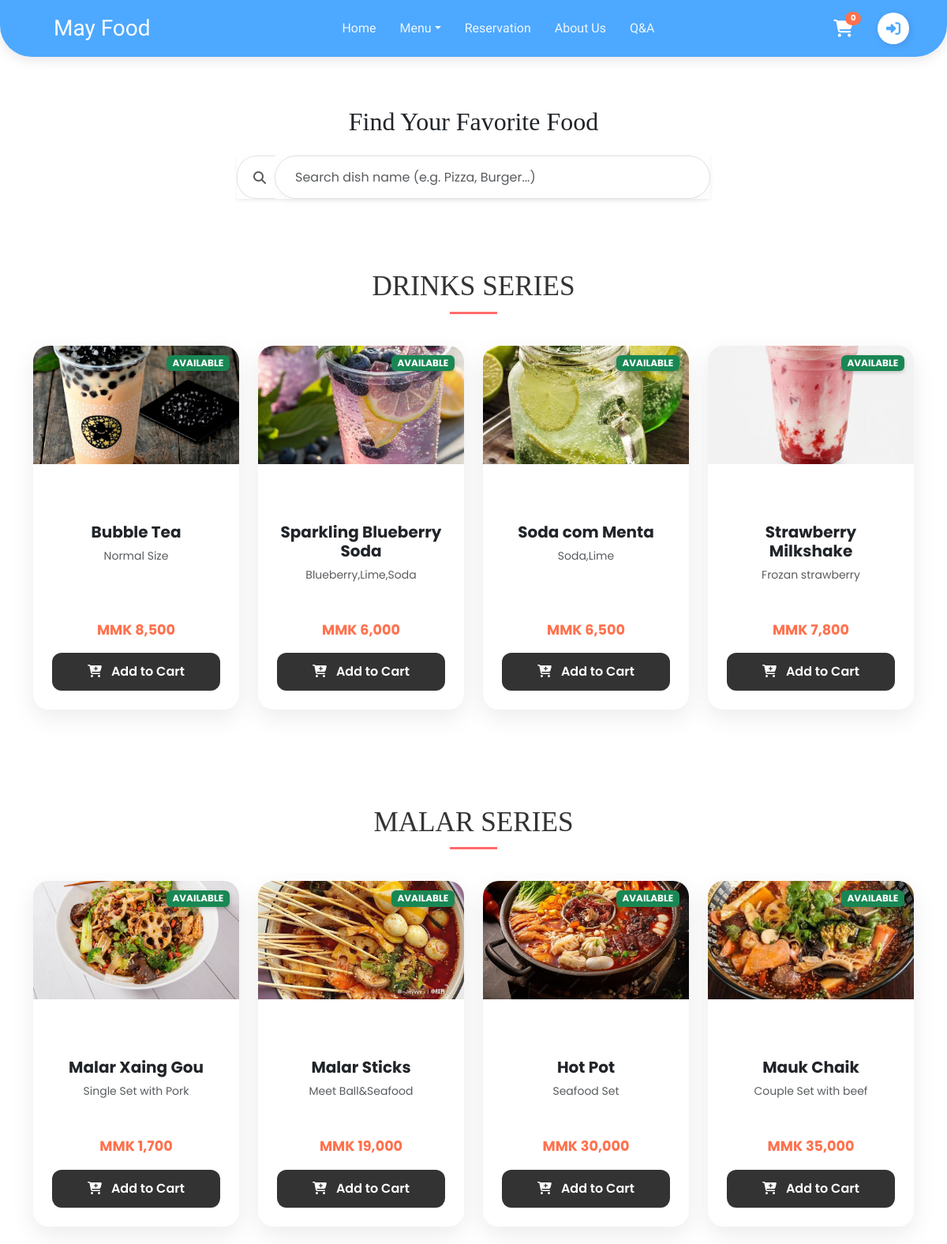
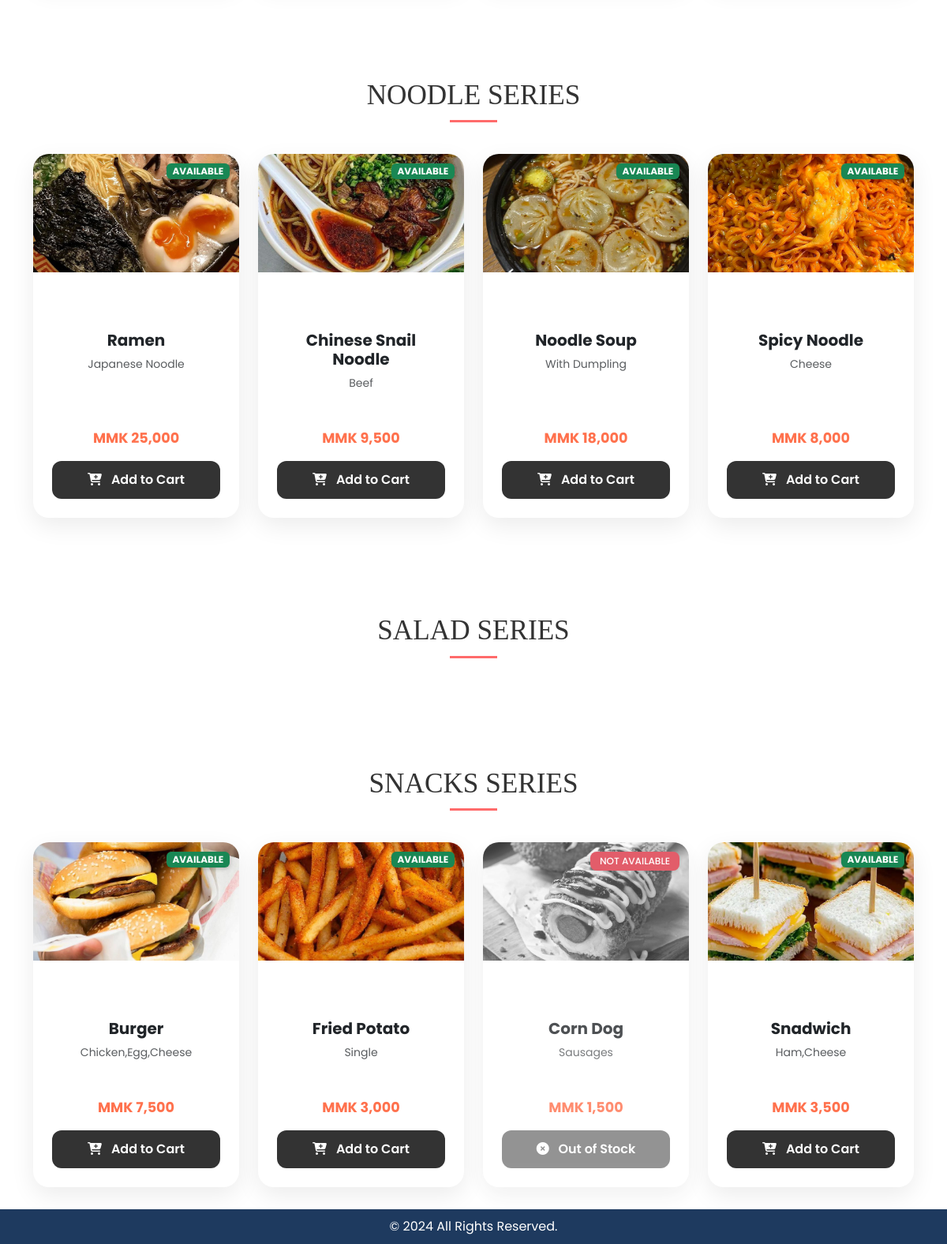
/menu.php?catId=6, run on the app's committed database (2 pictures, top to bottom).
### tables this page shows
CREATE TABLE `menucategory` (
  `catId` int(11) NOT NULL,
  `catName` varchar(255) NOT NULL
);

CREATE TABLE `menuitem` (
  `itemId` int(11) NOT NULL,
  `itemName` varchar(255) NOT NULL,
  `catId` int(11) NOT NULL,
  `price` decimal(10,2) NOT NULL,
  `status` enum('Available','Unavailable') NOT NULL DEFAULT 'Available',
  `description` text DEFAULT NULL,
  `image` varchar(255) NOT NULL,
  `is_popular` tinyint(1) NOT NULL DEFAULT 0
);

### menu.php (the view, shortened to what this page needs)
<?php
include 'db_connection.php';
$categoryQuery = 'SELECT mc.catId, mc.catName
                  FROM menucategory mc
                  INNER JOIN menuitem mi ON mc.catId = mi.catId
                  GROUP BY mc.catId';
$categoryResult = $conn->query($categoryQuery);
$categories = [];
if ($categoryResult) {
    while ($row = $categoryResult->fetch_assoc()) {
        $categories[] = $row;
    }
}
?>
<!DOCTYPE html>
<html lang="en">
<head>
    <link href="https://cdn.jsdelivr.net/npm/bootstrap@5.3.3/dist/css/bootstrap.min.css" rel="stylesheet">
    <link rel="stylesheet" href="https://cdnjs.cloudflare.com/ajax/libs/font-awesome/6.2.0/css/all.min.css" />
    <link rel="stylesheet" href="index.css">
    <link rel="stylesheet" href="menu.css?v=1.4">
</head>
<body>
<?php
if (isset($_SESSION['userloggedin']) && $_SESSION['userloggedin']) {
    include 'nav-logged.php';
} else {
    include 'navbar.php';
}
?>
<div class="container">
    <div class="search-container">
        <h2 class="text-center mb-4" style="font-family: 'Playfair Display', serif;">Find Your Favorite Food</h2>
        <div class="input-group shadow-sm">
            <span class="input-group-text"><i class="fas fa-search text-muted"></i></span>
            <input type="text" id="search-bar" class="form-control" placeholder="Search dish name (e.g. Pizza, Burger...)">
        </div>
    </div>
</div>
<div id="menu-container">
    <?php foreach ($categories as $category): ?>
        <section id="<?= strtolower(preg_replace('/\s+/', '-', $category['catName'])) ?>" class="container mb-5 category-section">
            <div class="text-center">
                <h1 class="menu-section-title"><?= strtoupper($category['catName']) ?></h1>
            </div>
            <div class="row">
                <?php
                $stmt = $conn->prepare('SELECT * FROM menuitem WHERE catId = ?');
                $stmt->bind_param("i", $category['catId']);
                $stmt->execute();
                $result = $stmt->get_result();
                while ($row = $result->fetch_assoc()):
                    $status = $row['status'];
                    $isUnavailable = ($status == 'Unavailable');
                ?>
                    <div class="col-md-6 col-lg-3 mb-4 menu-item">
                        <div class="card h-100 shadow-sm border-0 <?= $isUnavailable ? 'item-unavailable' : '' ?>">
                            <div style="height: 200px; overflow: hidden; position: relative;">
                                <img src="uploads/<?= htmlspecialchars($row['image']) ?>"
                                     class="card-img-top <?= $isUnavailable ? 'img-unavailable' : '' ?>"
                                     alt="<?= htmlspecialchars($row['itemName']) ?>"
                                     style="object-fit: cover; height: 100%; width: 100%;">
                                <?php if ($isUnavailable): ?>
                                    <span class="badge bg-danger status-badge">Not Available</span>
                                <?php else: ?>
                                    <span class="badge bg-success status-badge">Available</span>
                                <?php endif; ?>
                            </div>
                            <div class="card-body d-flex flex-column">
                                <h5 class="card-title fw-bold"><?= htmlspecialchars($row['itemName']) ?></h5>
                                <p class="card-text text-muted small flex-grow-1"><?= htmlspecialchars($row['description']) ?></p>
                                <div class="price-tag mb-3 fw-bold">MMK <?= number_format($row['price']) ?></div>
                                <button class="btn <?= $isUnavailable ? 'btn-secondary' : 'btn-warning' ?> w-100 addItemBtn" <?= $isUnavailable ? 'disabled' : '' ?>>
                                    <?php if ($isUnavailable): ?>
                                        <i class="fas fa-times-circle me-2"></i> Out of Stock
                                    <?php else: ?>
                                        <i class="fas fa-cart-plus me-2"></i> Add to Cart
                                    <?php endif; ?>
                                </button>
                            </div>
                        </div>
                    </div>
                <?php endwhile; ?>
            </div>
        </section>
    <?php endforeach; ?>
</div>
</body>
</html>

### navbar.php (shortened to what this page needs)
<?php
include 'db_connection.php';
$isLoggedIn = isset($_SESSION['userloggedin']) && $_SESSION['userloggedin'];
$useremail = $_SESSION['email'] ?? '';
$userinfo = ($isLoggedIn) ? get_UserInfo($useremail) : null;
$categories = [];
$sql = "SELECT catId, catName FROM menucategory ORDER BY catName ASC";
$result = $conn->query($sql);
if ($result) {
    while ($row = $result->fetch_assoc()) {
        $categories[] = $row;
    }
}
$current_page = basename($_SERVER['PHP_SELF']);
?>
<!DOCTYPE html>
<html lang="en">
<head>
    <link href="https://cdn.jsdelivr.net/npm/bootstrap@5.3.3/dist/css/bootstrap.min.css" rel="stylesheet">
    <link rel="stylesheet" href="https://cdnjs.cloudflare.com/ajax/libs/font-awesome/6.2.0/css/all.min.css">
</head>
<body>
    <nav class="navbar navbar-expand-md fixed-top">
        <div class="container-fluid px-lg-5">
            <a class="navbar-brand" href="index.php">May Food</a>
            <div class="offcanvas offcanvas-end" tabindex="-1" id="offcanvasNavbar">
                <div class="offcanvas-body" style="background: var(--brand-blue);">
                    <ul class="navbar-nav justify-content-center flex-grow-1">
                        <li class="nav-item">
                            <a class="nav-link <?= ($current_page == 'index.php') ? 'active' : '' ?>" href="index.php">Home</a>
                        </li>
                        <li class="nav-item dropdown">
                            <a class="nav-link dropdown-toggle" href="#" data-bs-toggle="dropdown">Menu</a>
                        </li>
                        <li class="nav-item"><a class="nav-link" href="index.php#Reservation">Reservation</a></li>
                        <li class="nav-item"><a class="nav-link" href="index.php#About-Us">About Us</a></li>
                        <li class="nav-item"><a class="nav-link <?= ($current_page == 'qa.php') ? 'active' : '' ?>" href="qa.php">Q&A</a></li>
                    </ul>
                    <div class="d-flex align-items-center mt-3 mt-md-0">
                        <a href="cart.php" class="cart-wrapper">
                            <i class="fas fa-shopping-cart"></i>
                            <span id="cart-item" class="badge rounded-pill">0</span>
                        </a>
                        <?php if ($isLoggedIn): ?>
                            <div class="dropdown ms-3">
                                <a href="#" class="dropdown-toggle d-flex align-items-center text-decoration-none" data-bs-toggle="dropdown">
                                    <img src="uploads/<?= htmlspecialchars($userinfo['profile_image'] ?? 'default.jpg') ?>" class="nav-profile-img">
                                </a>
                                <ul class="dropdown-menu dropdown-menu-end">
                                    <li class="px-3 py-1 small fw-bold text-muted">Hi, <?= htmlspecialchars($userinfo['firstName'] ?? 'User') ?></li>
                                    <li><hr class="dropdown-divider"></li>
                                    <li><a class="dropdown-item" href="profile.php"><i class="fas fa-user-circle me-2"></i> Profile</a></li>
                                    <li><a class="dropdown-item" href="orders.php"><i class="fas fa-receipt me-2"></i> Orders</a></li>
                                    <li><hr class="dropdown-divider"></li>
                                    <li><a class="dropdown-item text-danger" href="logout.php"><i class="fas fa-sign-out-alt me-2"></i> Logout</a></li>
                                </ul>
                            </div>
                        <?php else: ?>
                            <a href="login.php" class="text-decoration-none ms-3">
                                <button class="Btn">
                                    <div class="sign">
                                    </div>
                                </button>
                            </a>
                        <?php endif; ?>
                    </div>
                </div>
            </div>
        </div>
    </nav>
    </body>
</html>

### index.css (style rules this page uses)
* { margin: 0; padding: 0; }
body { padding-top: 95px; background: #ffffff; }
.container img { padding: 0; margin-top: -50px; }
footer { background-color: #1E3A5F; color: #FFFFFF; padding: 40px 0; }
.footer-container { max-width: 1200px; margin: 0 auto; padding: 0 20px; }

### menu.css (style rules this page uses)
:root { --accent-color: #ff6b6b; --dark-text: #2d3436; --white: #ffffff; --card-shadow: 0 10px 30px rgba(0, 0, 0, 0.08); }
.search-container { max-width: 600px; margin: 20px auto 50px; }
#search-bar { border: 1px solid #e0e0e0 !important; border-radius: 50px !important; padding: 15px 25px !important; height: 55px !important; box-shadow: 0 4px 12px rgba(0,0,0,0.03) !important; font-size: 1rem; transition: all 0.3s ease; }
.menu-section-title { font-family: 'Playfair Display', serif !important; font-size: 2.2rem !important; text-align: center; margin-top: 50px; margin-bottom: 40px; display: block; width: 100%; }
.menu-section-title::after { content: ''; display: block; width: 60px; height: 3px; background: var(--accent-color); margin: 10px auto; }
.menu-item .card { border: none !important; border-radius: 20px !important; background-color: var(--white) !important; box-shadow: var(--card-shadow) !important; transition: transform 0.4s ease, box-shadow 0.4s ease !important; overflow: hidden; margin-bottom: 30px; }
.card-img-top { height: 100% !important; width: 100% !important; object-fit: cover !important; transition: transform 0.5s ease !important; }
.card-body { padding: 1.5rem !important; text-align: center; display: flex; flex-direction: column; }
.card-title { font-weight: 600 !important; font-size: 1.25rem !important; color: var(--dark-text); margin-bottom: 12px; }
.price-tag { display: block; font-size: 1.3rem; font-weight: 700; color: var(--accent-color); margin-bottom: 15px; }
.addItemBtn { background-color: #333 !important; color: white !important; border: none !important; border-radius: 12px !important; padding: 12px 0 !important; font-weight: 600 !important; width: 100% !important; display: flex; justify-content: center; align-items: center; gap: 8px; transition: all 0.3s ease !important; }
.badge.bg-danger { border-radius: 8px; padding: 6px 12px; font-weight: 500; margin-bottom: 10px; align-self: center; }

### menu.php (style rules this page uses)
.search-container { max-width: 600px; margin: 40px auto; }
.search-container .input-group-text { background-color: #fff; border-right: none; border-radius: 25px 0 0 25px; padding-left: 20px; }
.search-container .form-control { border-left: none; border-radius: 0 25px 25px 0; padding: 12px 20px; box-shadow: none !important; }
.menu-section-title { position: relative; display: inline-block; margin-bottom: 30px; color: #333; }
.price-tag { color: #ff714d; font-size: 1.1rem; }
.card { transition: transform 0.3s ease; border-radius: 15px; overflow: hidden; }
.status-badge { position: absolute; top: 12px; right: 12px; font-size: 0.7rem; padding: 5px 12px; border-radius: 50px; font-weight: 600; text-transform: uppercase; z-index: 2; box-shadow: 0 2px 5px rgba(0,0,0,0.2); }
.item-unavailable { opacity: 0.8; }
.img-unavailable { filter: grayscale(1); }

### navbar.php (style rules this page uses)
:root { --brand-blue: #4DA8FF; --brand-orange: #FF714D; --dark-text: #2c3e50; }
body { font-family: "Poppins", sans-serif; }
.navbar { background-color: var(--brand-blue); border-bottom-left-radius: 40px; border-bottom-right-radius: 40px; box-shadow: 0 4px 15px rgba(0,0,0,0.1); padding: 10px 0; transition: all 0.3s; }
.navbar-brand { font-family: "Chewy", cursive; font-size: 28px; color: white !important; margin-left: 20px; }
.nav-link { color: rgba(255,255,255,0.9) !important; font-family: "Lexend", sans-serif; font-weight: 500; padding: 8px 15px !important; }
.Btn { display: flex; align-items: center; justify-content: flex-start; width: 40px; height: 40px; border: none; border-radius: 50%; cursor: pointer; position: relative; overflow: hidden; transition-duration: 0.3s; background: white; box-shadow: 2px 2px 10px rgba(0,0,0,0.1); }
.sign { width: 100%; display: flex; align-items: center; justify-content: center; transition-duration: 0.3s; }
.sign svg { width: 18px; fill: var(--brand-blue); }
.cart-wrapper { position: relative; color: white; font-size: 22px; margin-right: 15px; }
#cart-item { position: absolute; top: -5px; right: -10px; background: var(--brand-orange); font-size: 10px; }

### data on the page
menucategory: catName "DRINKS SERIES"
menuitem: image (picture), status "AVAILABLE", itemName "Bubble Tea", description "Normal Size", price "8,500"
menuitem: image (picture), status "AVAILABLE", itemName "Sparkling Blueberry Soda", description "Blueberry,Lime,Soda", price "6,000"
menuitem: image (picture), status "AVAILABLE", itemName "Soda com Menta", description "Soda,Lime", price "6,500"
menuitem: image (picture), status "AVAILABLE", itemName "Strawberry Milkshake", description "Frozan strawberry", price "7,800"
menucategory: catName "MALAR SERIES"
menuitem: image (picture), status "AVAILABLE", itemName "Malar Xaing Gou", description "Single Set with Pork", price "1,700"
menuitem: image (picture), status "AVAILABLE", itemName "Malar Sticks", description "Meet Ball&Seafood", price "19,000"
menuitem: image (picture), status "AVAILABLE", itemName "Hot Pot", description "Seafood Set", price "30,000"
menuitem: image (picture), status "AVAILABLE", itemName "Mauk Chaik", description "Couple Set with beef", price "35,000"
menucategory: catName "NOODLE SERIES"
menuitem: image (picture), status "AVAILABLE", itemName "Ramen", description "Japanese Noodle", price "25,000"
menuitem: image (picture), status "AVAILABLE", itemName "Chinese Snail Noodle", description "Beef", price "9,500"
menuitem: image (picture), status "AVAILABLE", itemName "Noodle Soup", description "With Dumpling", price "18,000"
menuitem: image (picture), status "AVAILABLE", itemName "Spicy Noodle", description "Cheese", price "8,000"
menucategory: catName "SALAD SERIES"
menucategory: catName "SNACKS SERIES"
menuitem: image (picture), status "AVAILABLE", itemName "Burger", description "Chicken,Egg,Cheese", price "7,500"
menuitem: image (picture), status "AVAILABLE", itemName "Fried Potato", description "Single", price "3,000"
menuitem: image (picture), status "NOT AVAILABLE", itemName "Corn Dog", description "Sausages", price "1,500"
menuitem: image (picture), status "AVAILABLE", itemName "Snadwich", description "Ham,Cheese", price "3,500"
